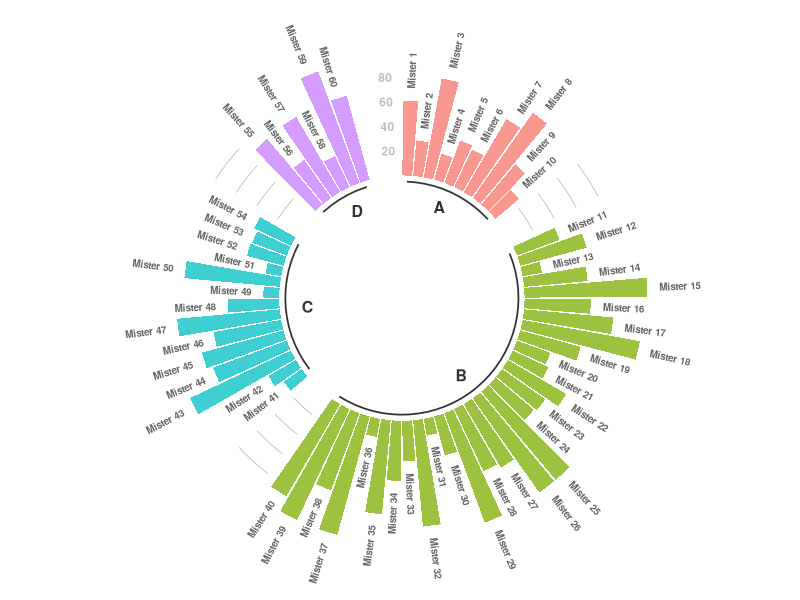

Reproduce this figure in R.
#R code for testing circular barplot
#

# library
library(tidyverse)
 
# Create dataset
data <- data.frame(
  individual=paste( "Mister ", seq(1,60), sep=""),
  group=c( rep('A', 10), rep('B', 30), rep('C', 14), rep('D', 6)) ,
  value=sample( seq(10,100), 60, replace=T)
)
data$group<-factor(data$group)
 
# Set a number of 'empty bar' to add at the end of each group
empty_bar <- 3
to_add <- data.frame( matrix(NA, empty_bar*nlevels(data$group), ncol(data)) )
colnames(to_add) <- colnames(data)
to_add$group <- rep(levels(data$group), each=empty_bar)
data <- rbind(data, to_add)
data <- data %>% arrange(group)
data$id <- seq(1, nrow(data))
 
# Get the name and the y position of each label
label_data <- data
number_of_bar <- nrow(label_data)
angle <- 90 - 360 * (label_data$id-0.5) /number_of_bar     # I substract 0.5 because the letter must have the angle of the center of the bars. Not extreme right(1) or extreme left (0)
label_data$hjust <- ifelse( angle < -90, 1, 0)
label_data$angle <- ifelse(angle < -90, angle+180, angle)
 
# prepare a data frame for base lines
base_data <- data %>% 
  group_by(group) %>% 
  summarize(start=min(id), end=max(id) - empty_bar) %>% 
  rowwise() %>% 
  mutate(title=mean(c(start, end)))
 
# prepare a data frame for grid (scales)
grid_data <- base_data
grid_data$end <- grid_data$end[ c( nrow(grid_data), 1:nrow(grid_data)-1)] + 1
grid_data$start <- grid_data$start - 1
grid_data <- grid_data[-1,]
 
# Make the plot
p <- ggplot(data, aes(x=as.factor(id), y=value, fill=group)) +       # Note that id is a factor. If x is numeric, there is some space between the first bar
  
  geom_bar(aes(x=as.factor(id), y=value, fill=group), stat="identity", alpha=0.5) +
  
  # Add a val=100/75/50/25 lines. I do it at the beginning to make sur barplots are OVER it.
  geom_segment(data=grid_data, aes(x = end, y = 80, xend = start, yend = 80), colour = "grey", alpha=1, size=0.3 , inherit.aes = FALSE ) +
  geom_segment(data=grid_data, aes(x = end, y = 60, xend = start, yend = 60), colour = "grey", alpha=1, size=0.3 , inherit.aes = FALSE ) +
  geom_segment(data=grid_data, aes(x = end, y = 40, xend = start, yend = 40), colour = "grey", alpha=1, size=0.3 , inherit.aes = FALSE ) +
  geom_segment(data=grid_data, aes(x = end, y = 20, xend = start, yend = 20), colour = "grey", alpha=1, size=0.3 , inherit.aes = FALSE ) +
  
  # Add text showing the value of each 100/75/50/25 lines
  annotate("text", x = rep(max(data$id),4), y = c(20, 40, 60, 80), label = c("20", "40", "60", "80") , color="grey", size=3 , angle=0, fontface="bold", hjust=1) +
  
  geom_bar(aes(x=as.factor(id), y=value, fill=group), stat="identity", alpha=0.5) +
  ylim(-100,120) +
  theme_minimal() +
  theme(
    legend.position = "none",
    axis.text = element_blank(),
    axis.title = element_blank(),
    panel.grid = element_blank(),
    plot.margin = unit(rep(-1,4), "cm") 
  ) +
  coord_polar() + 
  geom_text(data=label_data, aes(x=id, y=value+10, label=individual, hjust=hjust), color="black", fontface="bold",alpha=0.6, size=2.5, angle= label_data$angle, inherit.aes = FALSE ) +
  
  # Add base line information
  geom_segment(data=base_data, aes(x = start, y = -5, xend = end, yend = -5), colour = "black", alpha=0.8, size=0.6 , inherit.aes = FALSE )  +
  geom_text(data=base_data, aes(x = title, y = -18, label=group), hjust=c(1,1,0,0), colour = "black", alpha=0.8, size=4, fontface="bold", inherit.aes = FALSE)
 
p

